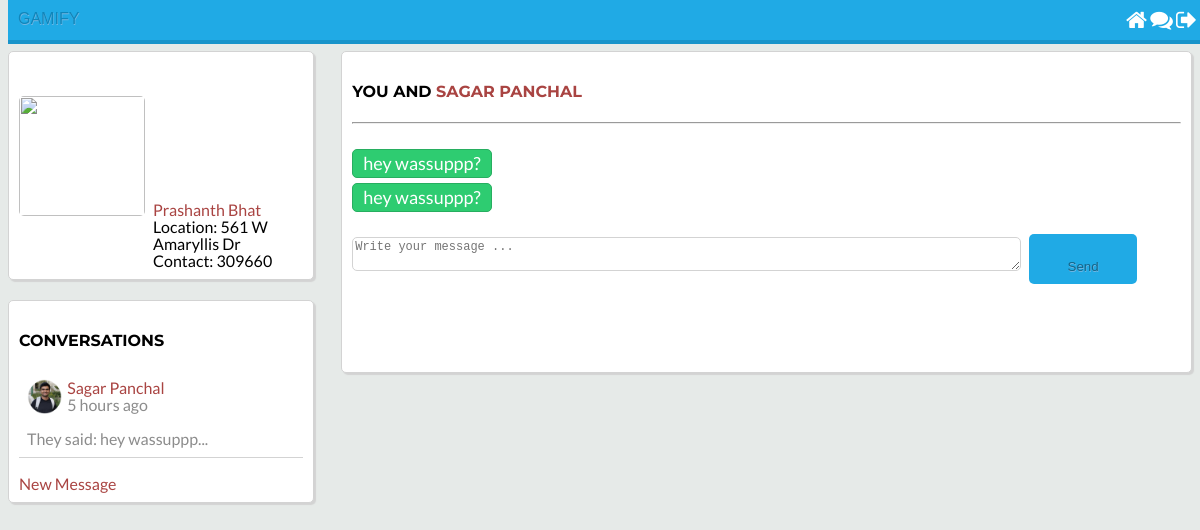
/message.php (signed in), run on the app's committed database.
### tables this page shows
CREATE TABLE `user` (
  `user_id` varchar(30) NOT NULL,
  `first_name` varchar(25) DEFAULT NULL,
  `last_name` varchar(25) DEFAULT NULL,
  `address` varchar(100) DEFAULT NULL,
  `email` varchar(50) DEFAULT NULL,
  `contact` decimal(10,0) DEFAULT NULL,
  `dob` date DEFAULT NULL,
  `userbio` varchar(200) DEFAULT NULL,
  `sec_q1` varchar(150) DEFAULT NULL,
  `sec_ans1` varchar(150) DEFAULT NULL,
  `sec_q2` varchar(150) DEFAULT NULL,
  `sec_ans2` varchar(150) DEFAULT NULL,
  `propic` varchar(150) DEFAULT NULL
);

CREATE TABLE `messages` (
  `id` int(11) NOT NULL,
  `user_to` varchar(50) NOT NULL,
  `user_from` varchar(50) NOT NULL,
  `body` text NOT NULL,
  `date` datetime NOT NULL,
  `opened` int(11) NOT NULL,
  `viewed` int(11) NOT NULL,
  `deleted` int(11) NOT NULL
);

### classes/UserClass.php (called while the page is built, shortened)
<?php
class UserClass {
	private $user;
	public function __construct($con, $logged_user) {
		$con = mysqli_connect(DB_SERVER,DB_USERNAME,DB_PASSWORD,DB_DATABASE);
		$user_details_query = mysqli_query($con, "SELECT * FROM user WHERE user_id='$logged_user'");
		$this->user = mysqli_fetch_array($user_details_query);
	}
	public function getFirstAndLastName() {
		$username = $this->user['user_id'];
		$con = mysqli_connect(DB_SERVER,DB_USERNAME,DB_PASSWORD,DB_DATABASE);
		$query = mysqli_query($con,"SELECT first_name, last_name FROM user WHERE user_id='$username'");
		$row = mysqli_fetch_array($query,MYSQLI_ASSOC);
		return $row['first_name'] . " " . $row['last_name'];
	}
	public function getUserName() {
		$username = $this->user['user_id'];
		return $username;
	}
	public function getUserLocation() {
		$address = $this->user['address'];
		return $address;
	}
	public function getUserContact() {
		$contact = $this->user['contact'];
		return $contact;
	}
	public function getProPic() {
		$propic = $this->user['propic'];
		$folder="profile_pics/";
		return $folder . $propic;
	}
}
?>

### message.php (the view, shortened to what this page needs)
<?php
    include("header.php");
	include("classes/UserClass.php");
	include("classes/PostClass.php");
	include("classes/MessageClass.php");
	if(isset($_SESSION['login_user'])) {
		$userLoggedIn = $_SESSION['login_user'];
	}
	else
	{
		header("Location: login.php");
	}
$user_obj = new UserClass($con, $userLoggedIn);
$message_obj = new MessageClass($con, $userLoggedIn);
if(isset($_GET['u']))
	$user_to = $_GET['u'];
else {
	$user_to = $message_obj->getMostRecentUser();
	}
if($user_to != "new")
	$user_to_obj = new UserClass($con, $user_to);
?>
	<head>
		<link href = "https://code.jquery.com/ui/1.10.4/themes/ui-lightness/jquery-ui.css"
         rel = "stylesheet">
   	</head>
	<div class="user_details column">
		<br><br>
		<a href="<?php echo $userLoggedIn;?>">  <img height='126' width='126' src="<?php echo $user_obj->getProPic(); ?>"> </a>
		<div class="user_details_left_right">
			<a href="<?php echo $userLoggedIn;?>">
			<?php echo $user_obj->getFirstAndLastName(); ?>
			</a>
			<br>
			<?php echo "Location: " . $user_obj->getUserLocation() . "<br>";
			echo "Contact: " . $user_obj->getUserContact() ;
			?>
		</div>
	</div>
	<div class="main_column column" id="main_column">
		<?php
		if($user_to != "new"){
			echo "<h4>You and <a href='$user_to'>" . $user_to_obj->getFirstAndLastName() . "</a></h4><hr><br>";
			echo "<div class='loaded_messages' id='scroll_messages'>";
				echo $message_obj->getMessages($user_to);
			echo "</div>";
		}
		else {
			echo "<h4>New Message</h4>";
		}
		?>
		<br>
		<div class="message_post">
			<form action="" method="POST">
				<?php
				if($user_to == "new")
				{
					echo "Select the friend you would like to message <br><br>";
					?>
					To: <input type = 'text' onkeyup='getUsers(this.value, "<?php echo $userLoggedIn; ?>")' name='q' placeholder='Name' autocomplete='off' id='search_text_input'>
					<?php
						echo "<div class='results'></div>";
				}
				else
				{
					echo "<textarea name='message_body' id='message_textarea' placeholder='Write your message ...'></textarea>";
					echo "<input type='submit' name='post_message' class='info' id='message_submit' value='Send'>";
				}
				?>
			</form>
		</div>
	</div>
	<div class="user_details column" id='conversations' style='float:left;'>
		<h4>Conversations</h4>
		<div class = 'loaded_conversations'>
			<?php echo $message_obj->getConvos(); ?>
		</div>
		<br>
		<a href="message.php?u=new">New Message</a>
	</div>

### classes/MessageClass.php (shortened to what this page needs)
<?php
class MessageClass {
	private $user_obj;
	private $con;
	public function __construct($con, $user) {
		$this->con = $con;
		$this->user_obj = new UserClass($con, $user);
	}
	public function getMostRecentUser() {
		$userLoggedIn = $this->user_obj->getUsername();
		$query = mysqli_query($this->con, "SELECT user_to, user_from FROM messages WHERE user_to='$userLoggedIn' OR user_from='$userLoggedIn' ORDER BY id DESC LIMIT 1");
		$row = mysqli_fetch_array($query);
		$user_to = $row['user_to'];
		$user_from = $row['user_from'];
		if($user_to != $userLoggedIn)
			return $user_to;
		else
			return $user_from;
	}
	public function getMessages($otherUser) {
		$userLoggedIn = $this->user_obj->getUsername();
		$data = "";
		$get_messages_query = mysqli_query($this->con, "SELECT * FROM messages WHERE (user_to = '$userLoggedIn' AND user_from ='$otherUser') OR
			(user_from = '$userLoggedIn' AND user_to ='$otherUser')");
		while($row = mysqli_fetch_array($get_messages_query)) {
			$user_to = $row['user_to'];
			$body = $row['body'];
			$div_top = ($user_to == $userLoggedIn) ? "<div class='message' id='green'>" : "<div class='message' id='blue'>";
			$data = $data . $div_top . $body . "</div><br><br>";
		}
		return $data;
	}
	public function getLatestMessage($userLoggedIn, $user2){
		$details_array = array();
		$query = mysqli_query($this->con, "SELECT body, user_to, date FROM messages WHERE (user_to = '$userLoggedIn' AND user_from ='$user2') OR (user_to = '$user2' AND user_from ='$userLoggedIn') ORDER BY id DESC LIMIT 1");
		$row = mysqli_fetch_array($query);
		$sent_by = ($row['user_to'] == $userLoggedIn) ? "They said: " : "You said: ";
		$date_time_now = date("Y-m-d H:i:s");
		$start_date = new DateTime($row['date']);
		$end_date = new DateTime($date_time_now);
		$interval = $start_date->diff($end_date);
		if($interval->y >= 1) {
			if($interval == 1)
				$time_message = $interval->y . " year ago";
			else
				$time_message = $interval->y . " years ago";
		}
		else if($interval->h >= 1) {
			if($interval->h == 1) {
				$time_message = $interval->h . " hour ago";
			}
			else {
				$time_message = $interval->h . " hours ago";
			}
		}
		array_push($details_array, $sent_by);
		array_push($details_array, $row['body']);
		array_push($details_array, $time_message);
		return $details_array;
	}
	public function getConvos() {
		$userLoggedIn = $this->user_obj->getUsername();
		$return_string = "";
		$convos = array();
		$query = mysqli_query($this->con, "SELECT user_to, user_from FROM messages WHERE user_to = '$userLoggedIn' OR user_from='$userLoggedIn' ORDER BY id DESC");
		while($row = mysqli_fetch_array($query)){
			$user_to_push = ($row['user_to'] != $userLoggedIn) ? $row['user_to'] : $row['user_from'];
			if (!in_array($user_to_push, $convos)){
				array_push($convos, $user_to_push);
			}
		}
		foreach($convos as $username){
			$user_found_obj = new UserClass($this->con, $username);
			$latest_message_details = $this->getLatestMessage($userLoggedIn, $username);
			$dots = (strlen($latest_message_details[1]) >= 12) ? "..." : "";
			$split = str_split($latest_message_details[1], 12);
			$split = $split[0] . $dots;
			$return_string .="<a href = 'message.php?u=$username'><div class='user_found_messages'>
								<img src='".$user_found_obj->getProPic()."' style='border-radius:5px; margin-right:5px;'>
								".$user_found_obj->getFirstAndLastName(). "
								<br><span class='timestamp_smaller' id='grey'> " .$latest_message_details[2]." </span>
								<br><br><p id='grey' style='margin: 0; font-size:16px;'> ". $latest_message_details[0].$split." </p>
								</div>
								</a>";
		}
		return $return_string;
	}
}
?>

### sn_styles.css (style rules this page uses)
body { line-height: 17px; background-color: #E6EAE8; margin: 0px 8px 8px; }
a { text-decoration: none; }
.column { background-color: #fff; padding: 10px; border: 1px solid #D3D3D3; border-radius: 5px; box-shadow: 2px 2px 1px #D3D3D3; z-index: -1; }
.user_details { width: 24%; float: left; margin-bottom: 20px; }
.user_details img { height: 120px; border-radius: 5px; margin-right: 5px; }
.user_details_left_right { width: 120px; display: inline-table; }
.main_column { float:right; width: 70%; z-index: -1; min-height: 300px; }
#message_textarea { width:80%; margin-right:8px; border-radius: 5px; border: 1px solid #D3D3D3; font-size: 12px; }
#message_submit { height:41px; width:13%; margin:0; border:none; color:#fff; background-color: #20AAE5; color:#156588; border-radius: 5px; font-family: 'Bellota-BoldItalic',sans-serif; text-shadow: #73B6E2 0.5px 0.5px 0px; padding: 25px 6px; }
.message { border:1px solid #000; border-radius: 5px; padding: 5px 10px; display: inline-block; color: #fff; font-size: 18px; }
.message#green { background-color: #2ecc71; border-color: #27ae60; float:left; }
.loaded_conversations { max-height: 216px; overflow:scroll; }
.user_found_messages { border-bottom: 1px solid #D3D3D3; padding: 8px 8px 10px 8px; }
.user_found_messages img { height: 35px; float: left; }
#grey { color:#8C8C8C; }
.info { background-color: #3498db; }

### data on the page
user: $user_obj->getFirstAndLastName() "Prashanth Bhat", address "561 W Amaryllis Dr", contact "309660"
user: $user_to_obj->getFirstAndLastName() "SAGAR PANCHAL", propic (picture), $user_found_obj->getFirstAndLastName() "Sagar Panchal"
messages: body "hey wassuppp?"
messages: body "hey wassuppp?"

### other printed values
$latest_message_details[2] "5 hours ago"
$latest_message_details[0] "They said:"
$split "hey wassuppp..."
